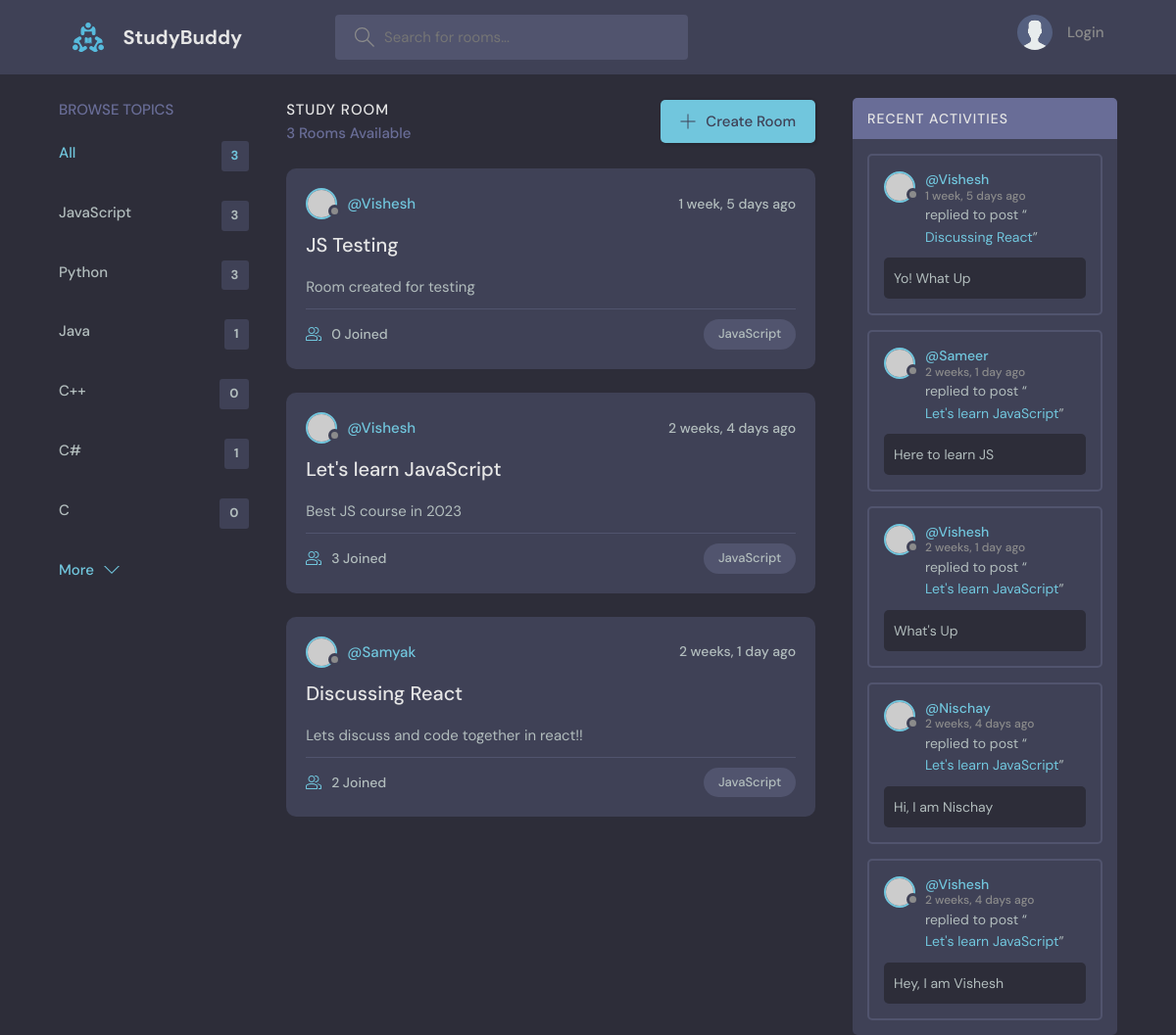
Screenshot of /?q=JavaScript with the database file from the repository.
### base/models.py (models this page shows, shortened)
class Topic(models.Model):
    name = models.CharField(max_length=200)
    def __str__(self) -> str:
        return self.name

class Room(models.Model):
    host = models.ForeignKey(User, on_delete=models.SET_NULL, null=True)
    topic = models.ForeignKey(Topic, on_delete=models.SET_NULL, null=True)
    name = models.CharField(max_length=200)
    description = models.TextField(null=True, blank=True)
    participants = models.ManyToManyField(User, related_name='participants', blank=True)
    updated = models.DateTimeField(auto_now=True)
    created = models.DateTimeField(auto_now_add=True)
    def __str__(self) -> str:
        return self.name
    class Meta:
        ordering = ['-updated', '-created']

class Message(models.Model):
    user = models.ForeignKey(User, on_delete=models.CASCADE)
    room = models.ForeignKey(Room, on_delete=models.CASCADE)
    body = models.TextField()
    updated = models.DateTimeField(auto_now=True)
    created = models.DateTimeField(auto_now_add=True)
    class Meta:
        ordering = ['-updated', '-created']

### base/views.py (the view)
# urls.py: 2. Add a URL to urlpatterns:  path('', views.home, name='home')
def home(request):
    q = request.GET.get('q')
    topics = Topic.objects.all()
    rooms = Room.objects.all()
    msgs = Message.objects.all()  # ordering set in Message class in models using Meta dunctionality
    if q != None:
        rooms = Room.objects.filter(Q(topic__name__icontains=q) | Q(name__icontains=q) | Q(description__icontains=q))
        msgs = Message.objects.filter(Q(room__topic__name__icontains=q))
    room_count = rooms.count()
    context = {'rooms' : rooms, 'topics' : topics, 'room_count' : room_count, 'all_messages' : msgs}
    return render(request, 'base/home.html', context)

### base/templates/base/home.html
{% extends 'main.html' %}
{% block content %}
    <main class="layout layout--3">
      <div class="container">
        {% include 'base/topics_component.html' %}
        {% include 'base/feed_component.html' %}
        {% include 'base/activity_component.html' %}
      </div>
    </main>
{% endblock content %}

### base/templates/base/topics_component.html
<div class="topics">
    <div class="topics__header">
        <h2>Browse Topics</h2>
    </div>
    <ul class="topics__list">
        <li>
            <a href="{% url 'home' %}" class="active">All <span>{{room_count}}</span></a>
        </li>
        {% for topic in topics %}
        <li>
            <a href="{% url 'home' %}?q={{topic.name}}">{{topic.name}} <span>{{topic.room_set.all.count}}</span></a>
        </li>
        {% endfor %}
    </ul>
    <a class="btn btn--link" href="{% url 'topics' %}">
        More
        <svg version="1.1" xmlns="http://www.w3.org/2000/svg" width="32" height="32" viewBox="0 0 32 32">
            <title>chevron-down</title>
            <path d="M16 21l-13-13h-3l16 16 16-16h-3l-13 13z"></path>
        </svg>
    </a>
</div>

### base/templates/base/feed_component.html (shortened to what this page needs)
<div class="roomList">
    <div class="roomList__header">
        <div>
            <h2>Study Room</h2>
            <p>{{room_count}} Rooms Available</p>
        </div>
        <a class="btn btn--main" href="{% url 'create-room' %}">
            <svg version="1.1" xmlns="http://www.w3.org/2000/svg" width="32" height="32" viewBox="0 0 32 32">
                <title>add</title>
                <path
                    d="M16.943 0.943h-1.885v14.115h-14.115v1.885h14.115v14.115h1.885v-14.115h14.115v-1.885h-14.115v-14.115z">
                </path>
            </svg>
            Create Room
        </a>
    </div>
    {% for room in rooms %}
    <div class="roomListRoom">
        <div class="roomListRoom__header">
            <a href="{% url 'user-profile' room.host.id %}" class="roomListRoom__author">
                <div class="avatar avatar--small">
                    <img src="https://randomuser.me/api/portraits/women/11.jpg" />
                </div>
                <span>@{{room.host.username}}</span>
            </a>
            <div class="roomListRoom__actions">
                <span>{{room.created|timesince}} ago</span>
            </div>
        </div>
        <div class="roomListRoom__content">
            <a href="{% url 'room' room.id %}">{{room.name}}</a>
            <p>
                {{room.description}}
            </p>
        </div>
        <div class="roomListRoom__meta">
            <a class="roomListRoom__joined">
                {{room.participants.count}} Joined
            </a>
            <p class="roomListRoom__topic">{{room.topic}}</p>
        </div>
    </div>
    {% endfor %}
</div>

### base/templates/base/activity_component.html (shortened to what this page needs)
<div class="activities">
  <div class="activities__header">
    <h2>Recent Activities</h2>
  </div>
  {% for m in all_messages %}
  <div class="activities__box">
    <div class="activities__boxHeader roomListRoom__header">
      <a href="{% url 'user-profile' m.user.id %}" class="roomListRoom__author">
        <div class="avatar avatar--small">
          <img src="https://randomuser.me/api/portraits/women/11.jpg" />
        </div>
        <p>
          @{{m.user.username}}
          <span>{{m.created|timesince}} ago</span>
        </p>
      </a>
    </div>
    <div class="activities__boxContent">
      <p>
        replied to post “<a href="{% url 'room' m.room.id %}">{{m.room}}</a>”
      </p>
      <div class="activities__boxRoomContent">
        {{m.body}}
      </div>
    </div>
  </div>
  {% endfor %}
</div>

### rows the page displays
Topic: name "JavaScript", room_set.all.count "3"
Topic: name "Python", room_set.all.count "3"
Topic: name "Java", room_set.all.count "1"
Topic: name "C++", room_set.all.count "0"
Topic: name "C#", room_set.all.count "1"
Topic: name "C", room_set.all.count "0"
Room: host.username "Vishesh", created "1 week, 5 days", name "JS Testing", description "Room created for testing", participants.count "0", topic "JavaScript"
Room: host.username "Vishesh", created "2 weeks, 4 days", name "Let's learn JavaScript", description "Best JS course in 2023", participants.count "3", topic "JavaScript"
Room: host.username "Samyak", created "2 weeks, 1 day", name "Discussing React", description "Lets discuss and code together in react!!", participants.count "2", topic "JavaScript"
Message: user.username "Vishesh", created "1 week, 5 days", room "Discussing React", body "Yo! What Up"
Message: user.username "Sameer", created "2 weeks, 1 day", room "Let's learn JavaScript", body "Here to learn JS"
Message: user.username "Vishesh", created "2 weeks, 1 day", room "Let's learn JavaScript", body "What's Up"
Message: user.username "Nischay", created "2 weeks, 4 days", room "Let's learn JavaScript", body "Hi, I am Nischay"
Message: user.username "Vishesh", created "2 weeks, 4 days", room "Let's learn JavaScript", body "Hey, I am Vishesh"

### other values shown
{{ room_count }} "3"
